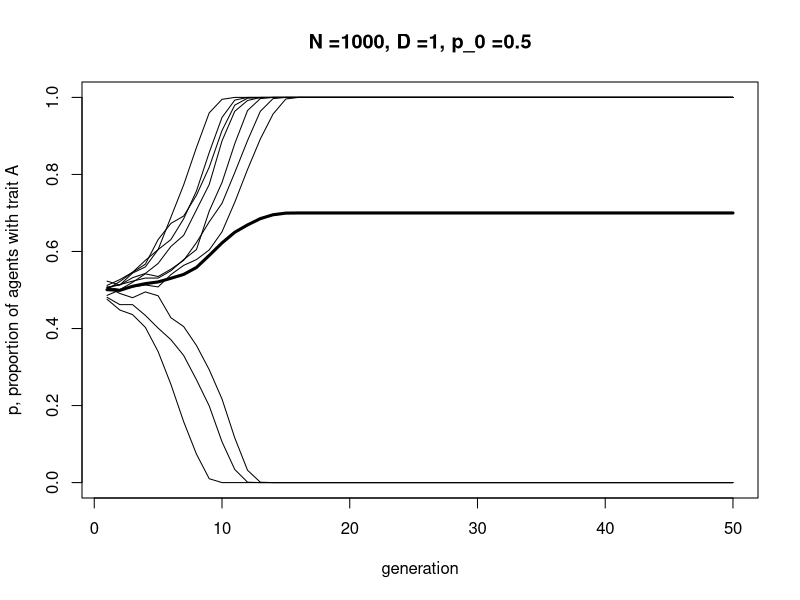
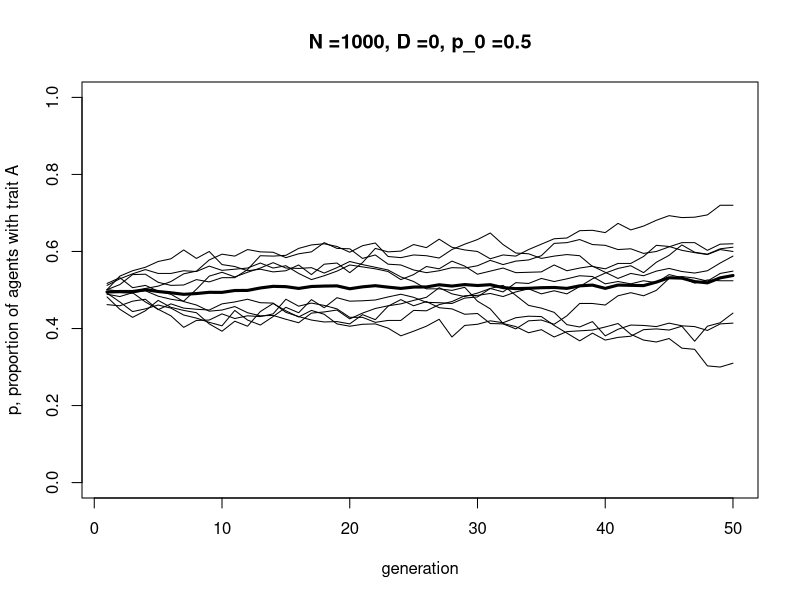
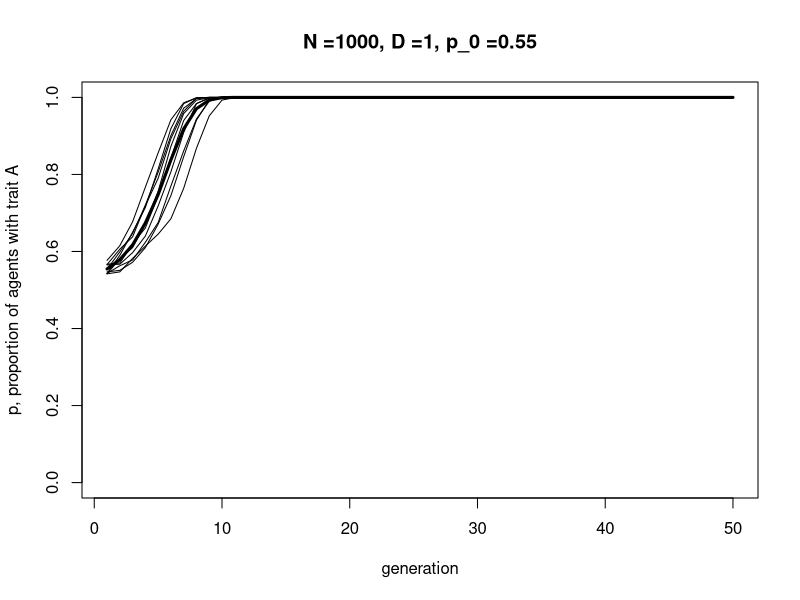
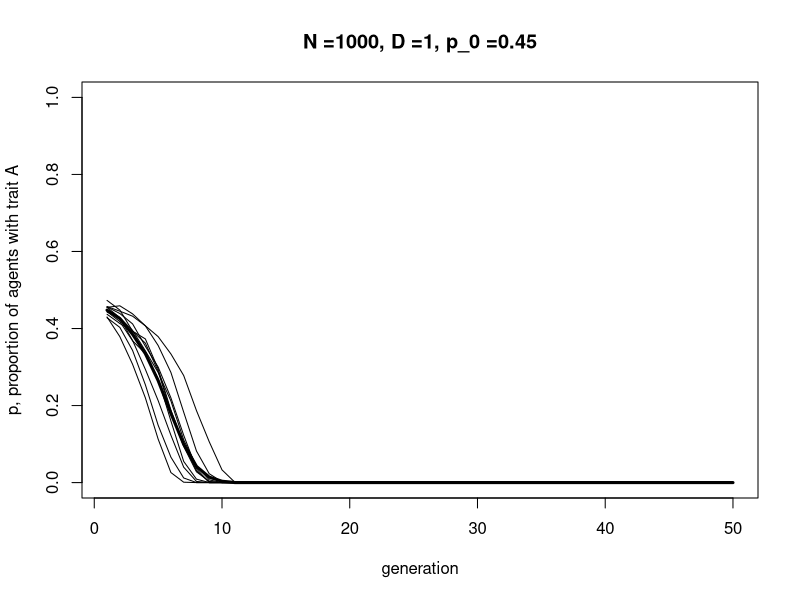
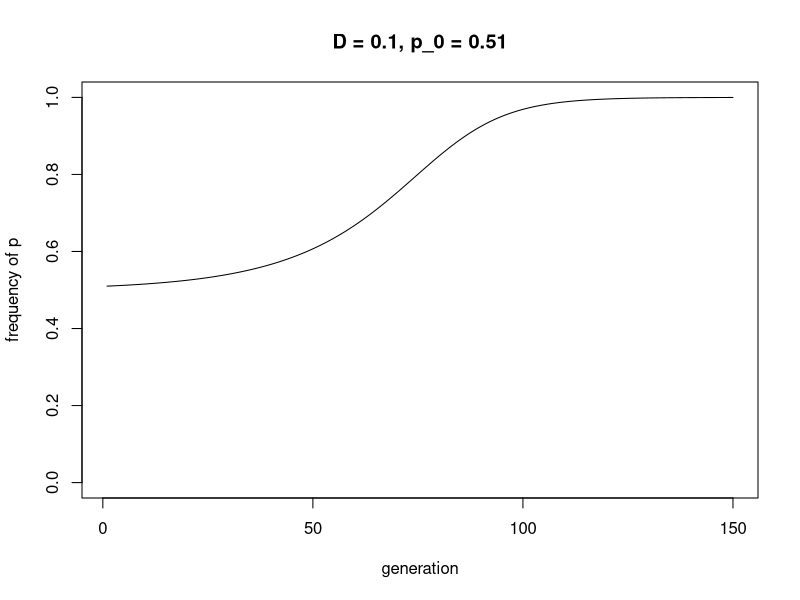
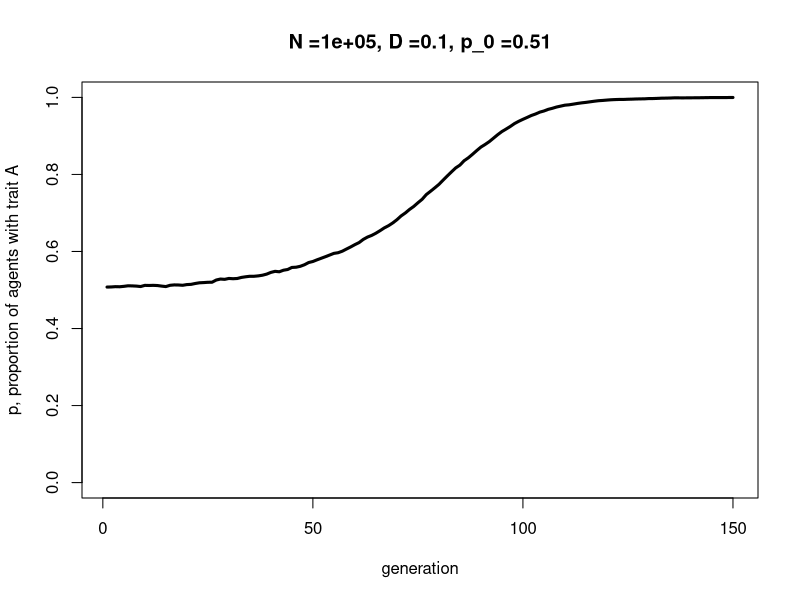
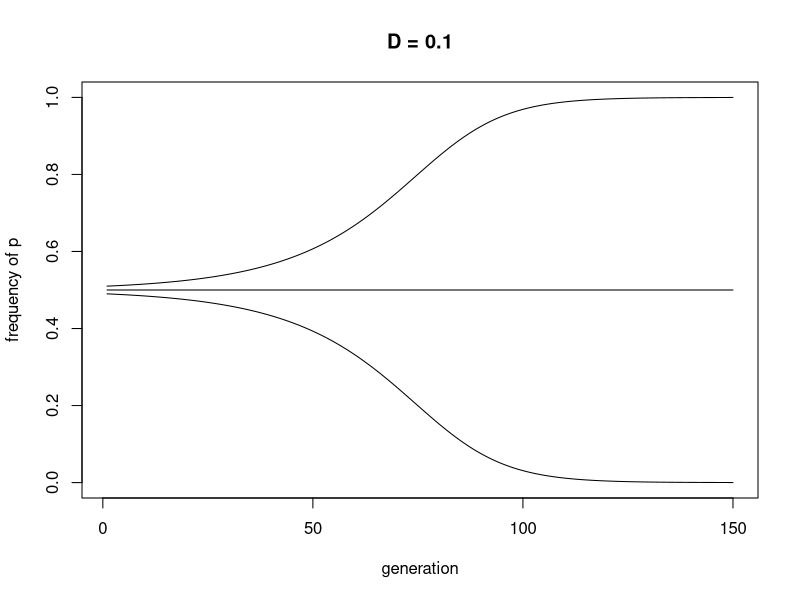
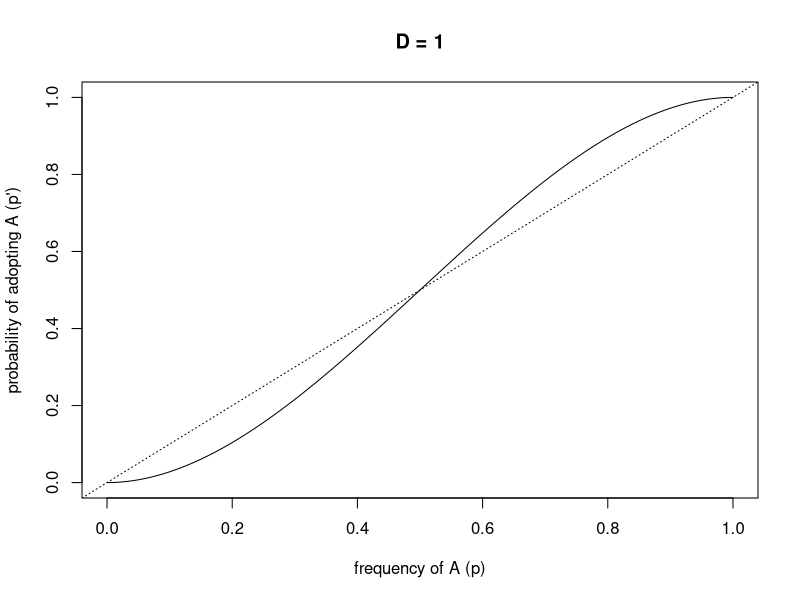

The R source for these figures, in order:
## ---- chunk 1

N <- 100
p_0 <- 0.5
D <- 1

agent <- data.frame(trait = sample(c("A","B"), N, replace = TRUE, prob = c(p_0,1-p_0)), stringsAsFactors = FALSE)  # create first generation

head(agent)
    
## ---- chunk 2

# create dataframe with a set of 3 randomly-picked demonstrators for each agent
demonstrators <- data.frame(dem1 = sample(agent$trait, N, replace = TRUE), dem2 = sample(agent$trait, N, replace = TRUE), dem3 = sample(agent$trait, N, replace = TRUE), stringsAsFactors = F)

head(demonstrators)

## ---- chunk 3

# get the number of As in each 3-dem combo
numAs <- rowSums(demonstrators == "A")

agent$trait[numAs == 3] <- "A"  # for dem combos with all As, set to A
agent$trait[numAs == 0] <- "B"  # for dem combos with no As, set to B

prob <- runif(N)

# when A is a majority, 2/3
agent$trait[numAs == 2 & prob < (2/3 + D/3)] <- "A"
agent$trait[numAs == 2 & prob >= (2/3 + D/3)] <- "B"

# when A is a minority, 1/3
agent$trait[numAs == 1 & prob < (1/3 - D/3)] <- "A"
agent$trait[numAs == 1 & prob >= (1/3 - D/3)] <- "B"

# for testing only, add the new traits to the demonstrator dataframe and show it
demonstrators$newtrait <- agent$trait
head(demonstrators, 20)

## ---- chunk 4

N <- 100
p_0 <- 0.5
D <- 0.1

agent <- data.frame(trait = sample(c("A","B"), N, replace = TRUE, prob = c(p_0,1-p_0)), stringsAsFactors = FALSE)  # create first generation

# create dataframe with a set of 3 randomly-picked demonstrators for each agent
demonstrators <- data.frame(dem1 = sample(agent$trait, N, replace = TRUE), dem2 = sample(agent$trait, N, replace = TRUE), dem3 = sample(agent$trait, N, replace = TRUE), stringsAsFactors = F)

# get the number of As in each 3-dem combo
numAs <- rowSums(demonstrators == "A")

agent$trait[numAs == 3] <- "A"  # for dem combos with all As, set to A
agent$trait[numAs == 0] <- "B"  # for dem combos with no As, set to B

prob <- runif(N)

# when A is a majority, 2/3
agent$trait[numAs == 2 & prob < (2/3 + D/3)] <- "A"
agent$trait[numAs == 2 & prob >= (2/3 + D/3)] <- "B"

# when A is a minority, 1/3
agent$trait[numAs == 1 & prob < (1/3 - D/3)] <- "A"
agent$trait[numAs == 1 & prob >= (1/3 - D/3)] <- "B"

# for testing only, add the new traits to the demonstrator dataframe and show it
demonstrators$newtrait <- agent$trait
head(demonstrators, 20)

## ---- chunk 5

ConformistTransmission <- function (N, p_0, D, t_max, r_max) {
  
  output <- as.data.frame(matrix(NA,t_max,r_max))  # create a matrix with t_max rows and r_max columns, filled with NAs, then convert to data.frame
  
  names(output) <- paste("run", 1:r_max, sep="")  # purely cosmetic: rename the columns with run1, run2 etc.
  
  for (r in 1:r_max) {
    
    agent <- data.frame(trait = sample(c("A","B"), N, replace = TRUE, prob = c(p_0,1-p_0)), stringsAsFactors = FALSE)  # create first generation
    
    output[1,r] <- sum(agent$trait == "A") / N  # add first generation's p to first row of column r
  
    for (t in 2:t_max) {
  
      # create dataframe with a set of 3 randomly-picked demonstrators for each agent
      demonstrators <- data.frame(dem1 = sample(agent$trait, N, replace = TRUE), dem2 = sample(agent$trait, N, replace = TRUE), dem3 = sample(agent$trait, N, replace = TRUE), stringsAsFactors = F)

      # get the number of As in each 3-dem combo
      numAs <- rowSums(demonstrators == "A")

      agent$trait[numAs == 3] <- "A"  # for dem combos with all As, set to A
      agent$trait[numAs == 0] <- "B"  # for dem combos with no As, set to B

      prob <- runif(N)
      
      # when A is a majority, 2/3
      agent$trait[numAs == 2 & prob < (2/3 + D/3)] <- "A"
      agent$trait[numAs == 2 & prob >= (2/3 + D/3)] <- "B"

      # when A is a minority, 1/3
      agent$trait[numAs == 1 & prob < (1/3 - D/3)] <- "A"
      agent$trait[numAs == 1 & prob >= (1/3 - D/3)] <- "B"

      output[t,r] <- sum(agent$trait == "A") / N  # get p and put it into output slot for this generation t and run r
  
    }
    
  }
  
  # first plot a thick line for the mean p
  plot(rowMeans(output), type = 'l', ylab = "p, proportion of agents with trait A", xlab = "generation", ylim = c(0,1), lwd = 3, main = paste("N =", N, ", D =", D, ", p_0 =", p_0, sep = ""))
 
  for (r in 1:r_max) {  
    
    lines(output[,r], type = 'l')  # add lines for each run, up to r_max
    
  }
  
  output  # export data from function
}

## ---- chunk 6

data_model4 <- ConformistTransmission(N = 1000, p_0 = 0.5, D = 1, t_max = 50, r_max = 10)

## ---- chunk 7

data_model4 <- ConformistTransmission(N = 1000, p_0 = 0.5, D = 0, t_max = 50, r_max = 10)

## ---- chunk 8

data_model4 <- ConformistTransmission(N = 1000, p_0 = 0.55, D = 1, t_max = 50, r_max = 10)

## ---- chunk 9

data_model4 <- ConformistTransmission(N = 1000, p_0 = 0.45, D = 1, t_max = 50, r_max = 10)

## ---- chunk 10

ConformityRecursion <- function(D, t_max, p_0) {
  
  p <- rep(0,t_max)
  p[1] <- p_0
  
  for (i in 2:t_max) {
    p[i] <- p[i-1] + D*p[i-1]*(1-p[i-1])*(2*p[i-1] - 1)
  }
  
  plot(p, type = "l", ylim = c(0,1), ylab = "frequency of p", xlab = "generation", main = paste("D = ", D, ", p_0 = ", p_0, sep = ""))

}

## ---- chunk 11

ConformityRecursion(D = 0.1, t_max = 150, p_0 = 0.51)

## ---- chunk 12

data_model4 <- ConformistTransmission(N = 100000, p_0 = 0.51, D = 0.1, t_max = 150, r_max = 1)

## ---- chunk 13

ConformityRecursion <- function(D, t_max, p_0) {
  
  numSims <- length(p_0)
  
  p <- as.data.frame(matrix(NA, nrow = t_max, ncol = numSims))
  p[1,] <- p_0
  
  for (i in 2:t_max) {
    p[i,] <- p[i-1,] + D*p[i-1,]*(1-p[i-1,])*(2*p[i-1,] - 1)
  }
  
  plot(p[,1], type = "l", ylim = c(0,1), ylab = "frequency of p", xlab = "generation", main = paste("D =", D))
  if (numSims > 1) {
    for (i in 2:numSims) {
      lines(p[,i], type = 'l')
    }
  }

}

## ---- chunk 14

ConformityRecursion(D = 0.1, t_max = 150, p_0 = c(0.49,0.5,0.51))

## ---- chunk 15

p <- seq(0,1,length.out = 101)

D <- 1
p_next <- p + D*p*(1-p)*(2*p-1)

plot(p, p_next, type = 'l', ylab = "probability of adopting A (p')", xlab = "frequency of A (p)", main = paste("D =", D))
abline(a = 0, b = 1, lty = 3)

